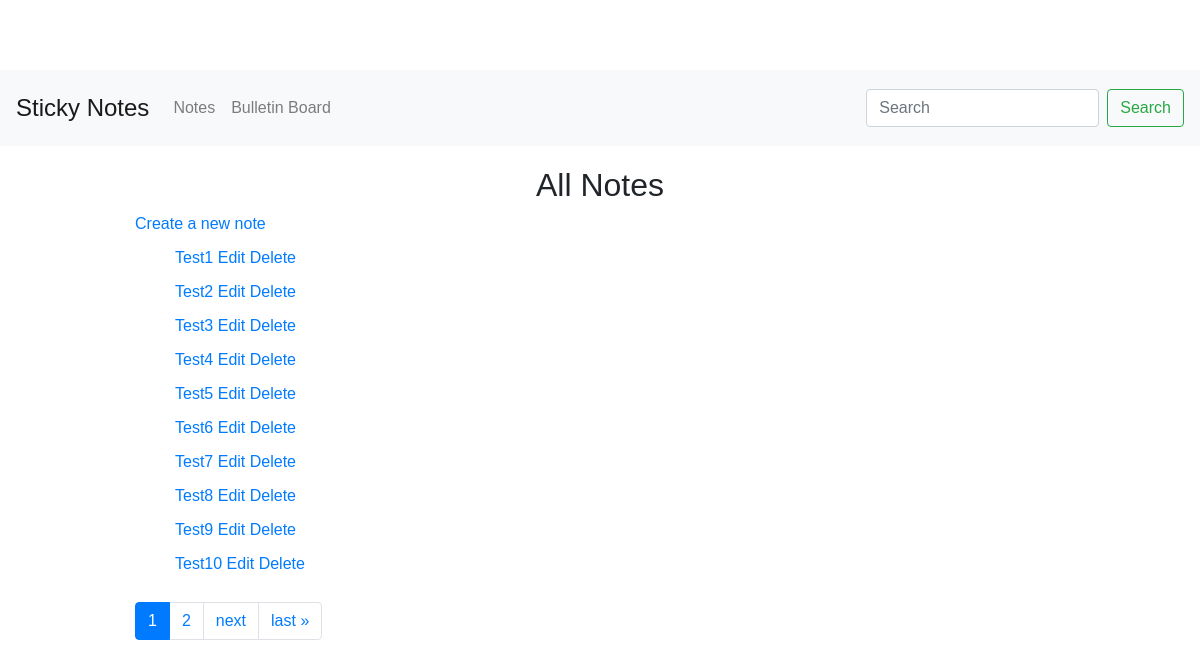
The page / on the database its author committed.
### notes/models.py (models this page shows, shortened)
class Note(models.Model):
    title = models.CharField(max_length=100)
    content = models.TextField()
    tags = models.CharField(max_length=100, blank=True)  # Adding tags field

### notes/views.py (the view)
# urls.py: path('', views.note_list, name='note_list'),
def note_list(request):
    query = request.GET.get('q')
    if query:
        notes = Note.objects.filter(Q(title__icontains=query) | Q(content__icontains=query))
    else:
        notes = Note.objects.all()
    paginator = Paginator(notes, 10)  # Paginate by 10 notes per page
    page_number = request.GET.get('page')
    page_obj = paginator.get_page(page_number)
    return render(request, 'notes/note_list.html', {'page_obj': page_obj})

### notes/templates/notes/note_list.html (shortened to what this page needs)
{% extends 'base.html' %}
{% block content %}
<h2>All Notes</h2>
<a href="{% url 'note_create' %}">Create a new note</a>
<ul>
    {% for note in page_obj %}
        <li>
            <a href="{% url 'note_detail' note.pk %}">{{ note.title }}</a>
            <a href="{% url 'note_update' note.pk %}">Edit</a>
            <a href="{% url 'note_delete' note.pk %}">Delete</a>
        </li>
        {% endfor %}
</ul>
<nav aria-label="Page navigation">
    <ul class="pagination">
        {% for num in page_obj.paginator.page_range %}
            {% if page_obj.number == num %}
                <li class="page-item active"><a class="page-link">{{ num }}</a></li>
            {% elif num > page_obj.number|add:'-5' and num < page_obj.number|add:'5' %}
                <li class="page-item"><a class="page-link" href="?page={{ num }}">{{ num }}</a></li>
            {% endif %}
        {% endfor %}
        {% if page_obj.has_next %}
            <li class="page-item"><a class="page-link" href="?page={{ page_obj.next_page_number }}">next</a></li>
            <li class="page-item"><a class="page-link" href="?page={{ page_obj.paginator.num_pages }}">last &raquo;</a></li>
        {% endif %}
    </ul>
</nav>
{% endblock %}

### notes/templates/base.html (shortened to what this page needs)
{% load static %}
<!DOCTYPE html>
<html>
<head>
    <link rel="stylesheet" href="https://maxcdn.bootstrapcdn.com/bootstrap/4.0.0/css/bootstrap.min.css">
    <link rel="stylesheet" href="{% static 'css/styles.css' %}">
</head>
<body>
    <nav class="navbar navbar-expand-lg navbar-light bg-light">
        <a class="navbar-brand" href="#">Sticky Notes</a>
        <div class="collapse navbar-collapse">
            <ul class="navbar-nav mr-auto">
                <li class="nav-item">
                    <a class="nav-link" href="{% url 'note_list' %}">Notes</a>
                </li>
                <li class="nav-item">
                    <a class="nav-link" href="{% url 'bulletin_board_post_list' %}">Bulletin Board</a>
                </li>
            </ul>
            <form class="form-inline my-2 my-lg-0" method="get" action="{% url 'note_list' %}">
                <input class="form-control mr-sm-2" type="search" placeholder="Search" aria-label="Search" name="q">
                <button class="btn btn-outline-success my-2 my-sm-0" type="submit">Search</button>
            </form>
        </div>
    </nav>
    <div class="container">
        {% block content %}
        {% endblock %}
    </div>
</body>
</html>

### notes/static/css/styles.css (style rules this page uses)
body { font-family: Arial, sans-serif; }
.container { width: 80%; margin: 0 auto; }
h1, h2 { text-align: center; }
ul { list-style-type: none; }
li { margin: 10px 0; }
body { padding-top: 70px; }
.navbar-brand { font-size: 1.5em; }
.container { margin-top: 20px; }

### rows shown on the page
Note: title "Test1"
Note: title "Test2"
Note: title "Test3"
Note: title "Test4"
Note: title "Test5"
Note: title "Test6"
Note: title "Test7"
Note: title "Test8"
Note: title "Test9"
Note: title "Test10"

### other values the page prints
{{ num }} "1"
{{ num }} "2"
